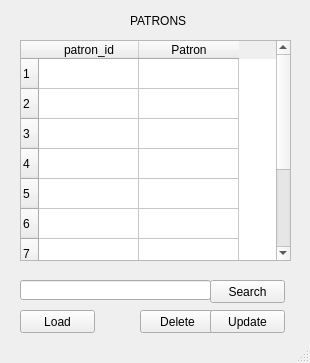
<?xml version="1.0" encoding="UTF-8"?>
<ui version="4.0">
 <class>MainWindow</class>
 <widget class="QMainWindow" name="MainWindow">
  <property name="geometry">
   <rect>
    <x>0</x>
    <y>0</y>
    <width>310</width>
    <height>363</height>
   </rect>
  </property>
  <property name="windowTitle">
   <string>MainWindow</string>
  </property>
  <widget class="QWidget" name="centralwidget">
   <widget class="QTableWidget" name="Table">
    <property name="geometry">
     <rect>
      <x>20</x>
      <y>40</y>
      <width>271</width>
      <height>221</height>
     </rect>
    </property>
    <property name="rowCount">
     <number>10</number>
    </property>
    <property name="columnCount">
     <number>2</number>
    </property>
    <row/>
    <row/>
    <row/>
    <row/>
    <row/>
    <row/>
    <row/>
    <row/>
    <row/>
    <row/>
    <column>
     <property name="text">
      <string>patron_id</string>
     </property>
    </column>
    <column>
     <property name="text">
      <string>Patron</string>
     </property>
    </column>
   </widget>
   <widget class="QPushButton" name="Load_but">
    <property name="geometry">
     <rect>
      <x>20</x>
      <y>310</y>
      <width>75</width>
      <height>23</height>
     </rect>
    </property>
    <property name="text">
     <string>Load</string>
    </property>
   </widget>
   <widget class="QPushButton" name="Delete_but">
    <property name="geometry">
     <rect>
      <x>140</x>
      <y>310</y>
      <width>75</width>
      <height>23</height>
     </rect>
    </property>
    <property name="text">
     <string>Delete</string>
    </property>
   </widget>
   <widget class="QLabel" name="label">
    <property name="geometry">
     <rect>
      <x>130</x>
      <y>10</y>
      <width>111</width>
      <height>21</height>
     </rect>
    </property>
    <property name="text">
     <string>PATRONS</string>
    </property>
   </widget>
   <widget class="QPushButton" name="Update_but">
    <property name="geometry">
     <rect>
      <x>210</x>
      <y>310</y>
      <width>75</width>
      <height>23</height>
     </rect>
    </property>
    <property name="text">
     <string>Update</string>
    </property>
   </widget>
   <widget class="QLineEdit" name="Search_t">
    <property name="geometry">
     <rect>
      <x>20</x>
      <y>280</y>
      <width>191</width>
      <height>20</height>
     </rect>
    </property>
   </widget>
   <widget class="QPushButton" name="Search_but">
    <property name="geometry">
     <rect>
      <x>210</x>
      <y>280</y>
      <width>75</width>
      <height>23</height>
     </rect>
    </property>
    <property name="text">
     <string>Search</string>
    </property>
   </widget>
  </widget>
  <widget class="QStatusBar" name="statusbar"/>
 </widget>
 <resources/>
 <connections/>
</ui>
